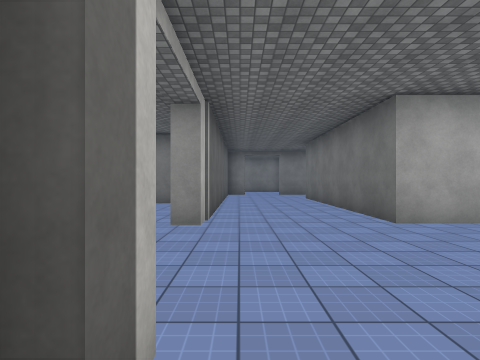
view 1 (above)

19 first-person views from a walk through a 3-D level made in the Unity game engine. The camera is 1.5 m above the floor, looks level and sees 80° across. Doors are open. The floor is counted in squares, 2 m on a side. Each view is taken from the middle of a square. On the plan, view 1 faces up. The plan holds only what a view shows up to about 10 squares ahead; the rest is blank. The place goes on beyond the plan. The player character is not drawn. Surface patterns are stand-ins for the level's own textures.

view 2
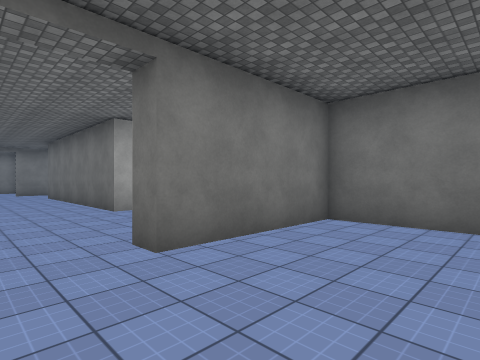

view 3
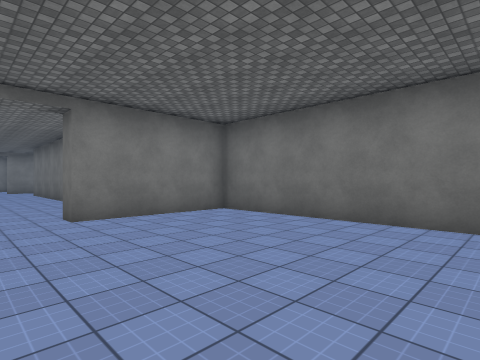

view 4
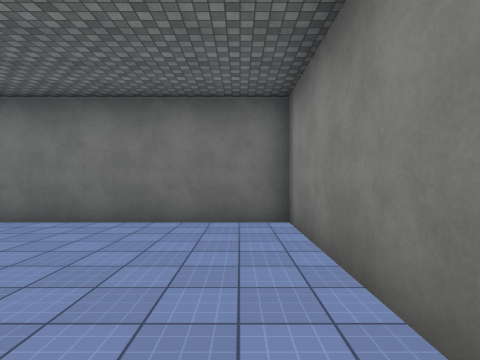

view 5
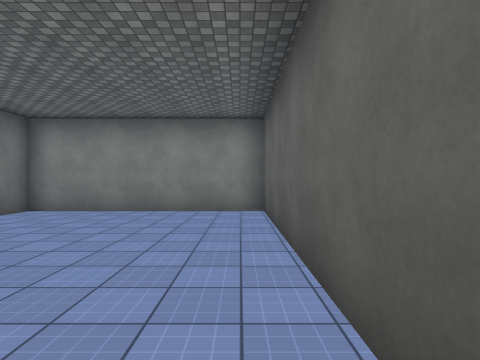

view 6
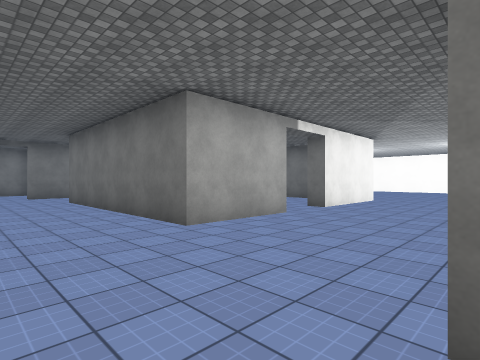

view 7
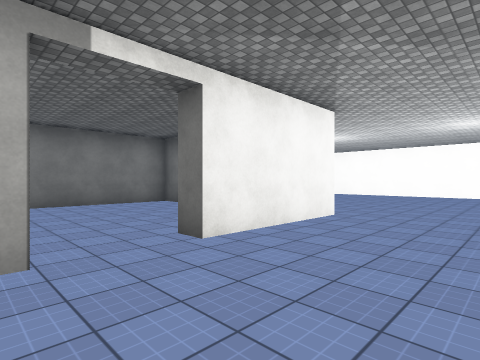

view 8
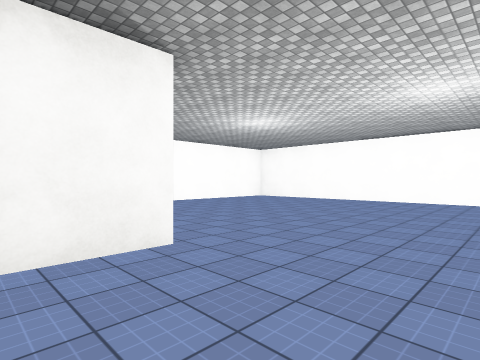

view 9
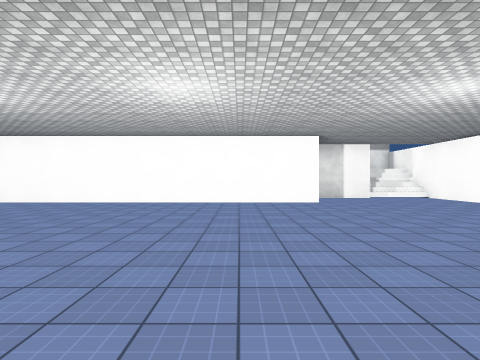

view 10
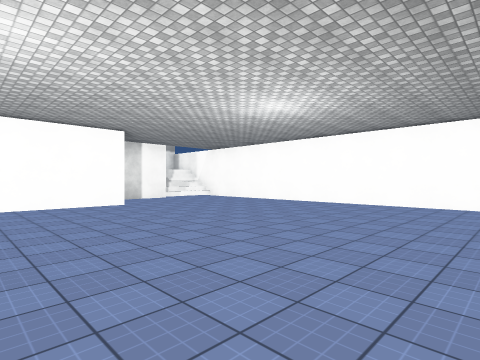

view 11
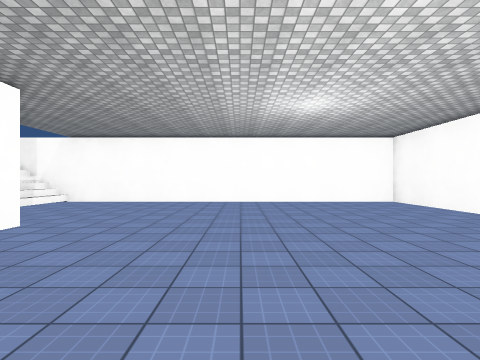

view 12
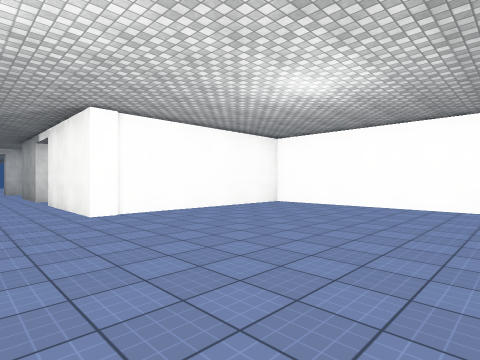

view 13
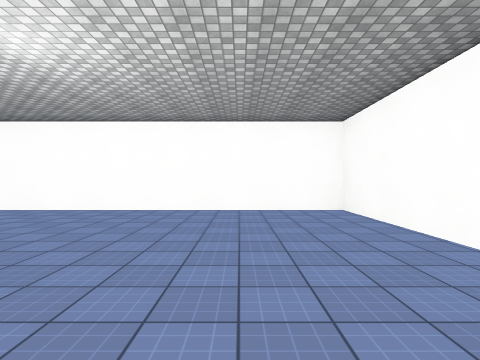

view 14
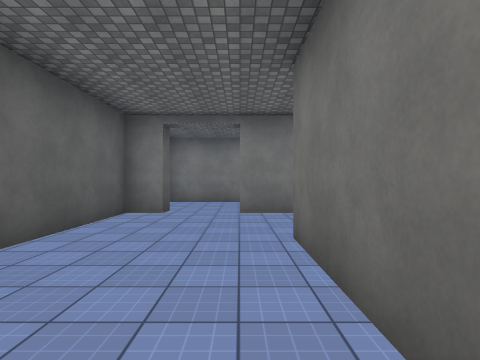

view 15
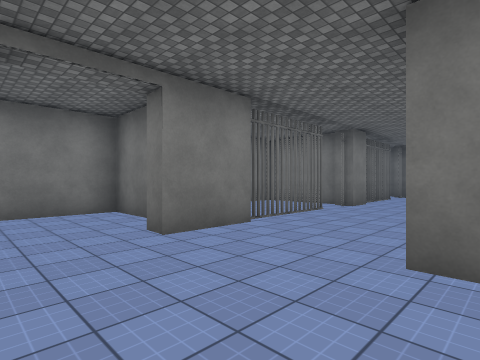

view 16
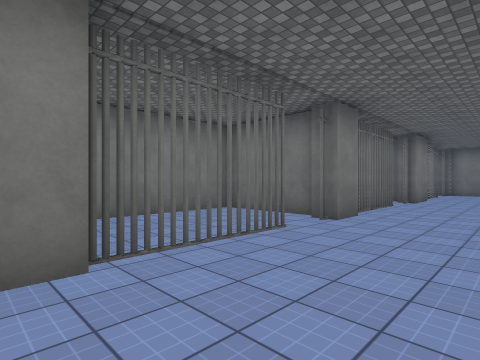

view 17
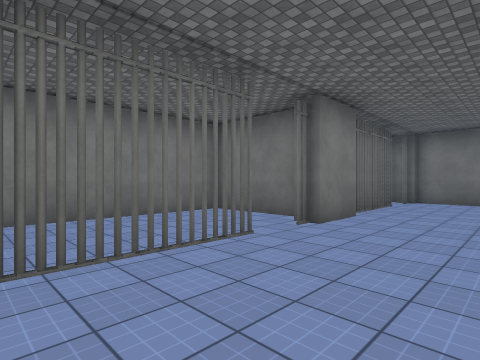

view 18
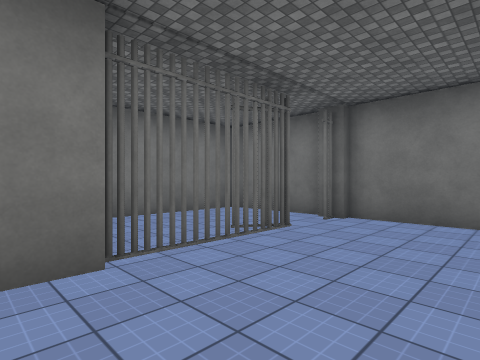

view 19
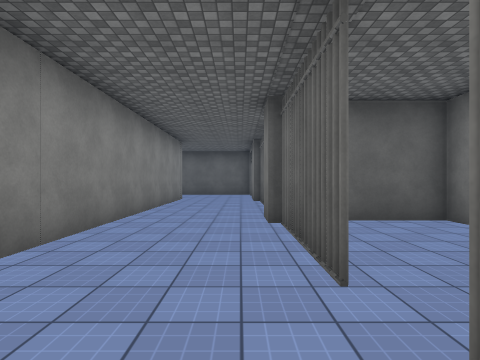

### Floor plan
Key: @ floor where view 1 was taken; # wall or solid block; x gap in a wall; . floor; / step, stairs or slope; D open door.
Columns run from 3 left of view 1 to 24 right of it. Each row starts with its distance up from view 1.
 18    ##################
 17    ...# ....#....# .
 16    ...#.....#....# .
 15   ##..#xx#D##xDDx##x####
 14   #....................#
 13   #....................#
 12   #....................#
 11   #...##################
 10   #...#  .....#........#
  9 ###...#  .... #........#
  8  .#...#  .... #........#
  7  .#...#  ...  #........#
  6  .#...#  ...  #........#
  5   #...###..####........#
  4   .....................#
  3   .....................#
  2   .....................#
  1   #..####     .........#
  0   #@....#      ........#
 -1   #.....#      .........
 -2   #.....#     #..........
 -3   #.....#     #..........
 -4   #.....#     #........../
 -5   #.....#     #..........//
 -6   #######     ##############

Where each view was taken, in squares from view 1:
view 1: 0 up, 0 right, facing up
view 2: 2 down, 0 right, facing up-right
view 3: 5 down, 0 right, facing up-right
view 4: 5 down, 0 right, facing right
view 5: 1 up, 0 right, facing down
view 6: 1 up, 0 right, facing up-right
view 7: 2 up, 5 right, facing up-right
view 8: 2 up, 9 right, facing up-right
view 9: 2 up, 10 right, facing right
view 10: 3 up, 11 right, facing down-right
view 11: 4 up, 16 right, facing down
view 12: 3 up, 17 right, facing up-left
view 13: 4 up, 17 right, facing up
view 14: 8 up, 2 right, facing up
view 15: 11 up, 0 right, facing up-right
view 16: 12 up, 3 right, facing up-right
view 17: 12 up, 9 right, facing up-right
view 18: 12 up, 14 right, facing up-right
view 19: 14 up, 14 right, facing left
